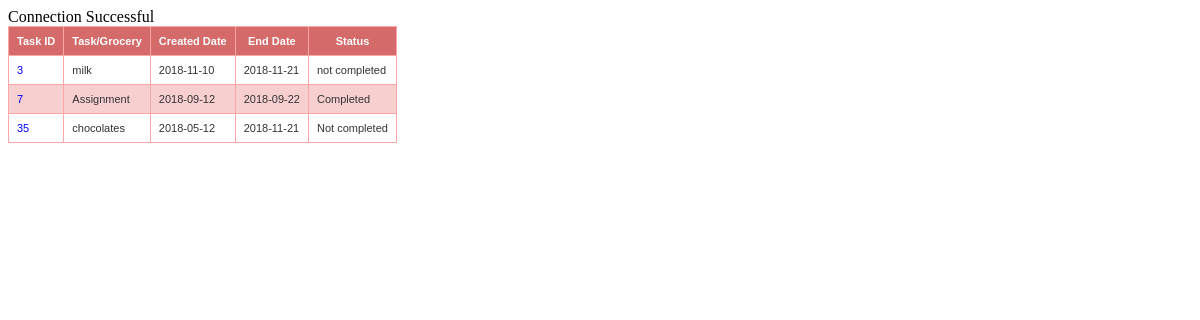
The page /displayAllTask.php on the database its author committed.
### tables this page shows
CREATE TABLE `task` (
  `taskid` int(11) NOT NULL,
  `task` varchar(255) NOT NULL,
  `createdDate` date DEFAULT NULL,
  `EndDate` date DEFAULT NULL,
  `status` varchar(255) DEFAULT NULL
);

### config.php (called while the page is built, shortened)
<?php
require_once("db-settings.php");
require_once("functions.php");
?>

### functions.php (called while the page is built, shortened)
<?php
function fetchAllTask(){
    global $mysqli;
    $stmt = $mysqli->prepare(
        "SELECT
        taskid,
        task,
        createdDate,
        EndDate,
        status
        FROM task
         "
    );
    $stmt->execute();
    $stmt->bind_result(
        $taskid,
        $task,
        $creatdate,
        $enddate,
        $status
    );
    while ($stmt->fetch()) {
        $row[] = array(
            'taskid'     =>  $taskid,
            'task'       =>  $task,
            'CreatedDate'=>  $creatdate,
            'EndDate'    =>  $enddate,
            'status'     =>  $status
        );
    }
    return ($row);
}

### displayAllTask.php (the view, shortened to what this page needs)
<!DOCTYPE html PUBLIC '-//W3C//DTD XHTML 1.0 Transitional//EN' 'http://www.w3.org/TR/xhtml1/DTD/xhtml1-transitional.dtd'>
<html xmlns='http://www.w3.org/1999/xhtml'>
<head>
</head>
<body>
<?php require_once("config.php");
$alltask = fetchAllTask();
?>
<table class="table-style-three">
    <thead>
    <th>Task ID</th>
    <th>Task/Grocery</th>
    <th>Created Date</th>
    <th>End Date</th>
    <th>Status</th>
    </thead>
    <tbody>
    <?php
    foreach($alltask as $displayTask) { ?>
        <tr>
            <td><a href="editTheTask.php?taskid=<?php print $displayTask['taskid']; ?>"><?php print $displayTask['taskid']; ?></a></td>
            <td><?php print $displayTask['task']; ?></td>
            <td><?php print $displayTask['CreatedDate']; ?></td>
            <td><?php print $displayTask['EndDate']; ?></td>
            <td><?php print $displayTask['status']; ?></td>
        </tr>
    <?php } ?>
    </tbody>
</table>
</body>
</html>

### db-settings.php (shortened to what this page needs)
<?php
if (mysqli_connect_errno()) {
    echo "Connection Failed: " . mysqli_connect_errno();
    exit();
} else {
    echo "Connection Successful";
}
?>

### displayAllTask.php (style rules this page uses)
table.table-style-three { font-family: verdana, arial, sans-serif; font-size: 11px; color: #333333; border-width: 1px; border-color: #3A3A3A; border-collapse: collapse; }
table.table-style-three th { border-width: 1px; padding: 8px; border-style: solid; border-color: #FFA6A6; background-color: #D56A6A; color: #ffffff; }
table.table-style-three a { color: blue; text-decoration: none; }
table.table-style-three tr:nth-child(even) td { background-color: #F7CFCF; }
table.table-style-three td { border-width: 1px; padding: 8px; border-style: solid; border-color: #FFA6A6; background-color: #ffffff; }

### rows shown on the page
task: taskid "3", task "milk", createdDate "2018-11-10", EndDate "2018-11-21", status "not completed"
task: taskid "7", task "Assignment", createdDate "2018-09-12", EndDate "2018-09-22", status "Completed"
task: taskid "35", task "chocolates", createdDate "2018-05-12", EndDate "2018-11-21", status "Not completed"
